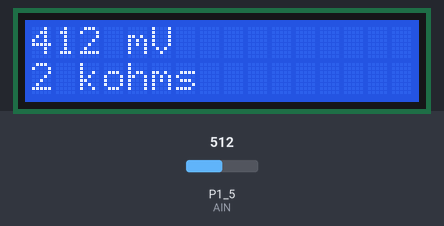
Recording of a sketch running on a simulated TI MSP430 LaunchPad. Shown: 16×2 character LCD. The test bench sets the inputs (shaded band); at power-on: P1_5 (AIN) = 512. What the sketch prints to the serial monitor is not drawn.

Above: at 1.2 s.
1.3 s: P1_5 (AIN) set to 716
At 3.2 s:
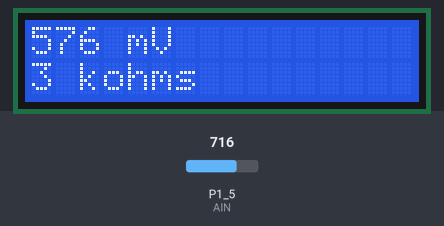
3.5 s: P1_5 (AIN) set to 900
At 5.2 s:
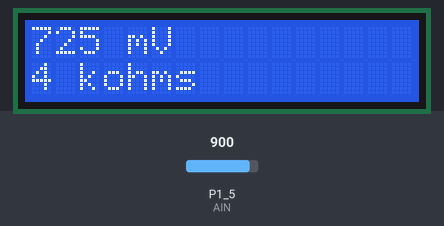
5.5 s: P1_5 (AIN) set to 1023
At 7.2 s:
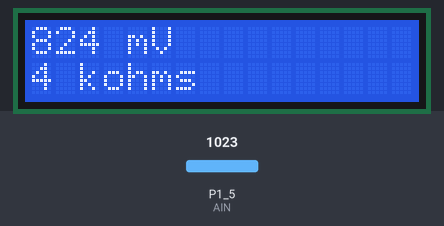
Timing chart, 0 to 8.7 s (numbered marks = the images above; inputs shaded):
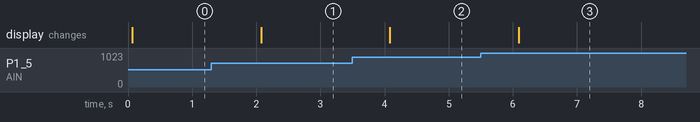

Measured:
- after the input at 1.3 s, the display: changes after 0.78 s (image 1)
- after the input at 3.5 s, the display: changes after 0.58 s (image 2)
- after the input at 5.5 s, the display: changes after 0.59 s (image 3)

The sketch:

LDR-LCD-2x16.ino
```cpp
// (licence header left out)
#include <LiquidCrystal.h>

// Comment/uncomment as suitable for your hardware
#define LaunchPadF5529

#ifdef LaunchPadF5529
#define AIN A5 // aka P6_5
#define VREF 3300 // mV
#define ADC_MAX 4095
LiquidCrystal lcd(P2_0, P2_2, P2_5, P2_4, P1_5, P1_4); // RS, E, D4, D5, D6, D7
#else
#define AIN A5 // aka 19
#define VREF 1100 // mV
#define ADC_MAX 1023
LiquidCrystal lcd(12, 11, 10, 5, 4, 3, 2); // RS, E, D4, D5, D6, D7
#endif

#define R1 15 // in kilo-ohms
#define Vcc 3300 // in mV

void setup()
{
  Serial.begin(9600);
  lcd.begin(16, 2);

  #ifndef LaunchPadF5529
  // Since Uno has only a 10-bit ADC, improve accuracy using internal 1.1V
  analogReference(INTERNAL);
  #endif
}

void loop()
{
  int value = analogRead(AIN);
  unsigned int voltage = map(value, 0, ADC_MAX, 0, 3300);
  unsigned int resistance = voltage*R1/(Vcc-voltage); // comes from voltage divider concept

  // For debugging
  Serial.print("Value: ");
  Serial.print(value);
  Serial.print("; Voltage (mV): ");
  Serial.print(voltage);
  Serial.print(" of ");
  Serial.print(Vcc);
  Serial.print("; Resistance (kilo-ohms): ");
  Serial.println(resistance);

  lcd.clear();
  lcd.setCursor(0, 0);
  lcd.print(voltage);
  lcd.print(" mV");
  lcd.setCursor(0, 1);
  lcd.print(resistance);
  lcd.print(" kohms");

  delay(1000);
}
```
